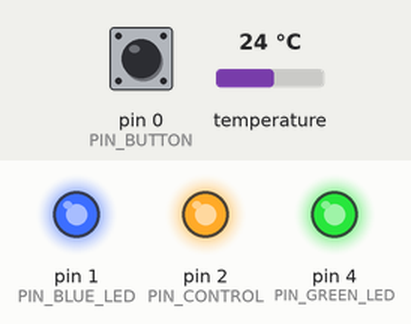
This sketch was run on a simulated Arduino Uno, built with avr-gcc and run on an emulated ATmega328P. On the bench: output pins drawn as LEDs (lit = HIGH). Dashed ring = blinking. The test bench sets the inputs (shaded band); at power-on: pin 0 (PIN_BUTTON) LOW, temperature 24 °C.

Above: at 1.6 s.
1.7 s: pin 0 (PIN_BUTTON) pulsed HIGH 2 times (0.12 s each, 0.3 s apart)
At 2.3 s:
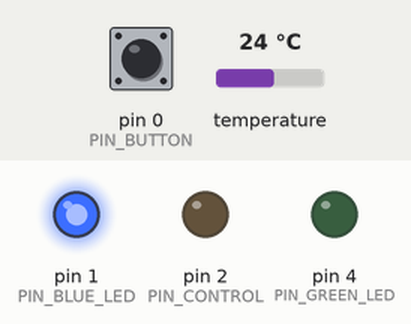
5.9 s: pin 0 (PIN_BUTTON) pulled HIGH for 0.15 s
7.5 s: pin 0 (PIN_BUTTON) pulled HIGH for 1 s
At 9.1 s:
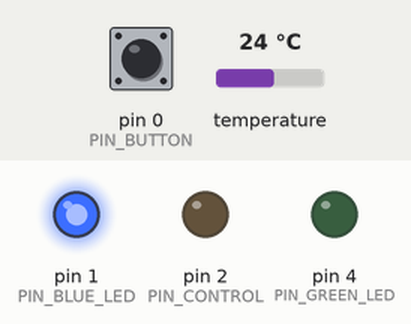
10.0 s: pin 0 (PIN_BUTTON) pulled HIGH for 3.2 s
At 14.4 s:
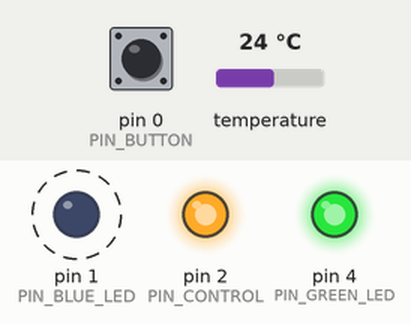
Timing chart, 0 to 17.8 s (numbered marks = the images above; inputs shaded):
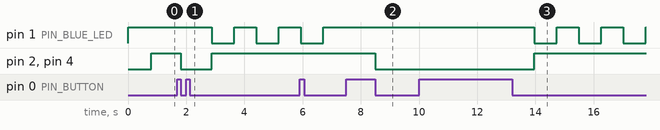

Measured:
- after the input at 1.7 s, pin 1 (PIN_BLUE_LED): alternates HIGH for 0.76 s and LOW for 0.76 s, starting after 1.2 s; pin 2 (PIN_CONTROL), pin 4 (PIN_GREEN_LED): HIGH → LOW after 0.12 s, → HIGH 1.1 s later
- after the input at 7.5 s, pin 2 (PIN_CONTROL), pin 4 (PIN_GREEN_LED): HIGH → LOW after 1.0 s
- after the input at 10.0 s, pin 1 (PIN_BLUE_LED): alternates HIGH for 0.76 s and LOW for 0.76 s, starting after 4.0 s; pin 2 (PIN_CONTROL), pin 4 (PIN_GREEN_LED): LOW → HIGH after 4.0 s

The sketch:

FanThermostat.ino
```cpp
// Define these to exclude the alarm search functions and new operator
#define REQUIRESALARMS false
#define REQUIRESNEW false

#include <OneWire.h>
#include <DallasTemperature.h>

const int PIN_ONEWIRE = 3;
const int PIN_CONTROL = 2;
const int PIN_BLUE_LED = 1;
const int PIN_GREEN_LED = 4;
const int PIN_BUTTON = 0;

const int TEMP_DIFF_DEG_C = 2;

// 0: 28 FF 72 A0 24 17 3 65
// 1: 28 FF 69 A1 24 17 3 E6

int thermometerInside = 0;
int thermometerOutside = 1;
int fanState = 0;

OneWire oneWire(PIN_ONEWIRE);
DallasTemperature thermometers(&oneWire);

const int MODE_AUTO = 0;
const int MODE_MANUAL_ON = 1;
const int MODE_MANUAL_OFF = 2;

// State and mode variables
int currentMode = MODE_AUTO;
int blueLEDState = 0;
int greenLEDState = 0;
int buttonState = 1;

const unsigned long ledDuration = 500000;
unsigned long ledTime = micros();

unsigned long debounceTime = 0;
const unsigned long debounceDuration = 2000;

void setup() {
  // put your setup code here, to run once:
  // Serial.begin(115200);
  pinMode(PIN_BLUE_LED, OUTPUT);
  pinMode(PIN_GREEN_LED, OUTPUT);
  pinMode(PIN_CONTROL, OUTPUT);
  pinMode(PIN_BUTTON, INPUT);

  digitalWrite(PIN_BLUE_LED, 1);
  digitalWrite(PIN_GREEN_LED, 0);
  digitalWrite(PIN_CONTROL, 0);

  thermometers.begin();
  // Serial.println("Setup finished");
  uint8_t count = thermometers.getDeviceCount();
  // Serial.print(count);
  // Serial.println(" thermometers");
  DeviceAddress deviceAddr;
  for (int i = 0; i < count; i++) {
    if (thermometers.getAddress(deviceAddr, i)) {
      // Serial.print("Address ");
      // Serial.print(i);
      // Serial.print(": ");
      for (int j = 0; j < 8; j++) {
         // Serial.print(deviceAddr[j], HEX);
         // Serial.print(" ");
      }
      if (deviceAddr[7] == 0x65) {
        thermometerInside = i;
        // Serial.println("Found thermometer inside!");
      } else if (deviceAddr[7] == 0xE6) {
        thermometerOutside = i;
        // Serial.println("Found thermometer outside!");
      }

      // Serial.println();
    } else {
      // Serial.print("getAddress failed for ");
      // Serial.println(i);
    }
  }

  // Serial.print("Thermometer inside: ");
  // Serial.println(thermometerInside);
  // Serial.print("Thermometer outside: ");
  // Serial.println(thermometerOutside);
}

void fanOn() {
  fanState = 1;
  greenLEDState = 1;
  digitalWrite(PIN_GREEN_LED, 1);
  digitalWrite(PIN_CONTROL, 1);
}

void fanOff() {
  fanState = 0;
  greenLEDState = 0;
  digitalWrite(PIN_GREEN_LED, 0);
  digitalWrite(PIN_CONTROL, 0);
}

void incrementMode() {
  switch(currentMode) {
    case MODE_AUTO:
    currentMode = MODE_MANUAL_ON;
    digitalWrite(PIN_BLUE_LED, 1);
    fanOn();
    break;

    case MODE_MANUAL_ON:
    currentMode = MODE_MANUAL_OFF;
    fanOff();
    digitalWrite(PIN_BLUE_LED, 1);
    break;

    case MODE_MANUAL_OFF:
    currentMode = MODE_AUTO;
    fanOff();
    break;
  }
}

void loop() {
  // put your main code here, to run repeatedly:
  if (currentMode == MODE_AUTO) {
    // Serial.print("Requesting temperatures...");
    thermometers.requestTemperatures();
    // Serial.println("Done!");
    int tempInside = thermometers.getTempCByIndex(thermometerInside);
    int tempOutside = thermometers.getTempCByIndex(thermometerOutside);
    if (tempInside - tempOutside >= TEMP_DIFF_DEG_C && fanState == 0) {
      // Serial.println("Turn on the fan!");
      fanOn();
    }
    if (tempInside - tempOutside <= 0 && fanState == 1) {
      // Serial.println("Turn off the fan!");
      fanOff();
    }
    // Serial.print("Outside: ");
    // Serial.print(tempOutside);
    // Serial.print("  Inside: ");
    // Serial.print(tempInside);
    // Serial.print(" Fan state: ");
    // Serial.println(fanState);
  }

  unsigned long now = micros();

  if (debounceTime == 0 || now - debounceTime > debounceDuration) {
    debounceTime = 0;
    // Check the button state
    int currentState = digitalRead(PIN_BUTTON);
    // Serial.print("Current state: ");
    // Serial.println(currentState);
    if (buttonState == 0 && currentState == 1) {
      buttonState = 1;
      // Serial.println("Button release!");
      debounceTime = now;
    } else if (buttonState == 1 && currentState == 0) {
      buttonState = 0;
      debounceTime = now;
      incrementMode();
      // Serial.println("Button press!");
    }
  }

  // Blink the LED if we're in auto mode
  if (currentMode == MODE_AUTO) {
    if (now - ledTime > ledDuration) {
      blueLEDState = (blueLEDState == 0 ? 1 : 0);
      digitalWrite(PIN_BLUE_LED, blueLEDState);
      ledTime = now;
    }
  }
}
```
